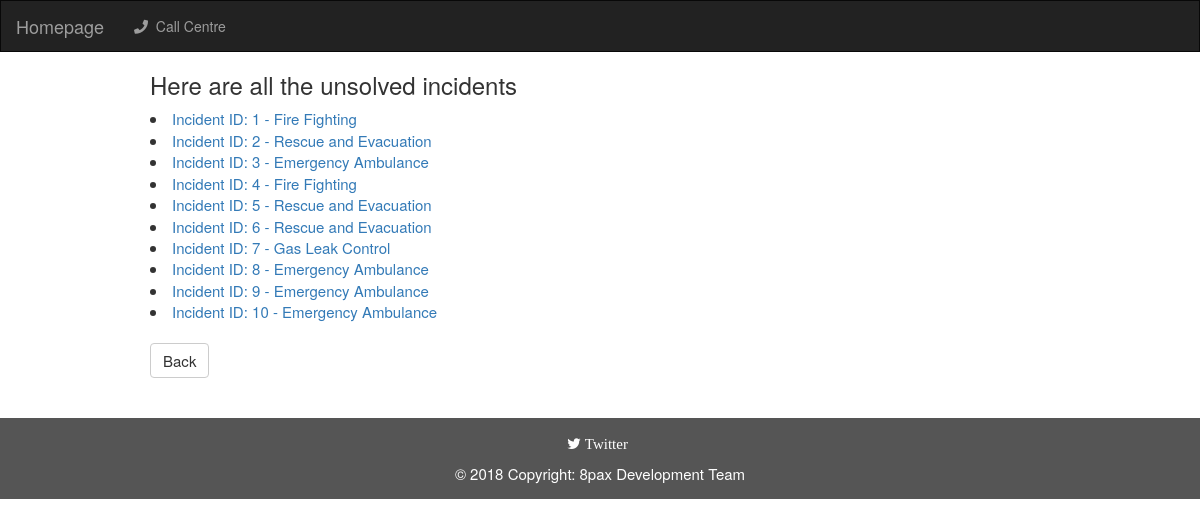
Before: /statusCreation/ with the older database file.
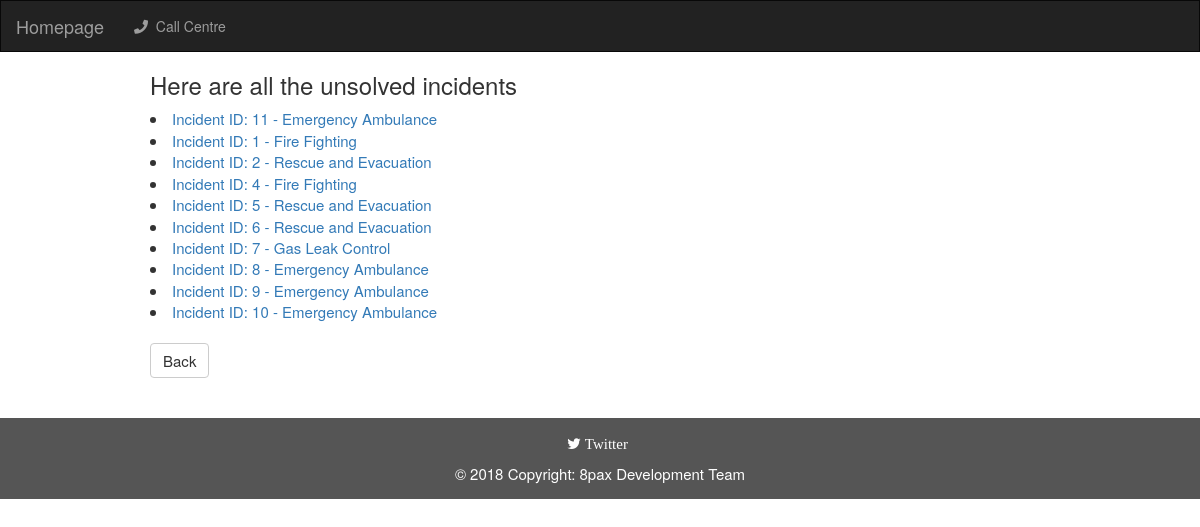
After: the same page with the newer database file.
### callcentre/models.py (models this page shows)
class Incident(models.Model):
    caller_name = models.CharField(max_length=50, default='NULL',blank=True)
    mobile_number = models.CharField(max_length=8, default='NULL',blank=True)
    incident_time = models.DateTimeField(default=timezone.now())
    incident_location = models.CharField(max_length=100, default='NULL',blank=True)
    incident_department = models.CharField(max_length=100, default='NULL')
    incident_region = models.CharField(max_length=100, choices=REGION_CHOICES, default='NULL')
    incident_category = models.CharField(max_length=100, default='NULL')
    incident_type = models.CharField(max_length=100, default='NULL')
    incident_status = models.CharField(max_length=100, choices=STATUS_UPDATE, default='New')
    incident_description = models.CharField(max_length=200, default='NULL',blank=True)

### statusCreation/views.py (the view)
def index(request):
    all_unsolved_incidents = Incident.objects.exclude(incident_status='Resolved').order_by('incident_time')
    return render(request, 'statustrack/statusCreation_home.html', {'all_unsolved_incidents' : all_unsolved_incidents})

### templates/statustrack/statusCreation_home.html
{% extends 'base_navi.html' %}
{% block body %}
    <h3>Here are all the unsolved incidents</h3>
    <u1 style="font-size:15px;">
        {% for incident in all_unsolved_incidents %}
        <li><a href="/statusCreation/{{ incident.id }}">Incident ID: {{ incident.id }} - {{ incident.incident_category }}</a></li>
        {% endfor %}
    </u1>
<a class="btn btn-default" href="{% url 'callcentre:callcentre_home' %}" role="button" style="margin-top:20px;font-size:15px;">Back</a>
{% endblock %}

Changed rows visible on the page:
no longer on this page (row edited): Incident: id "3", incident_category "Emergency Ambulance"
added Incident: id "11", incident_category "Emergency Ambulance"
